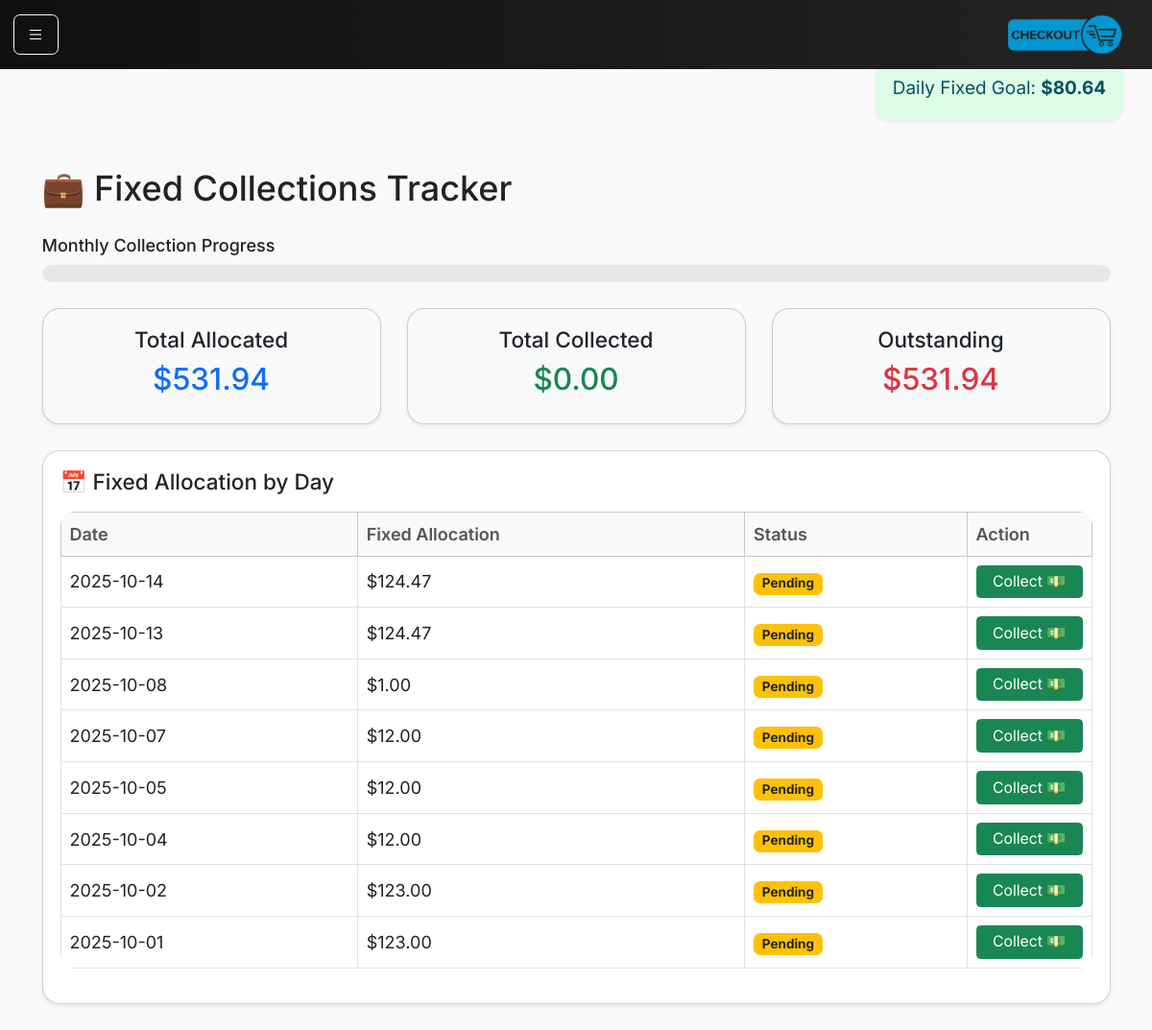
Page /fixed-collections on the earlier database version.
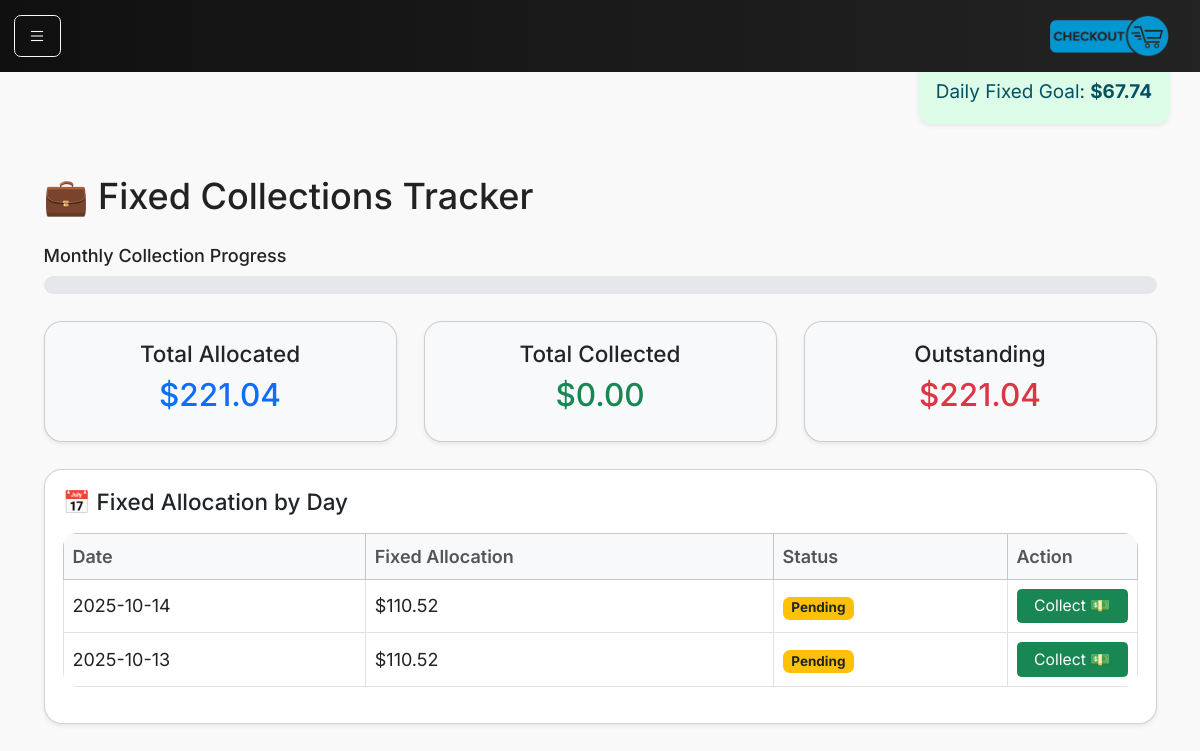
Same page on the later database version.
### models.py (models this page shows)
class DailyClosing(db.Model):
    __tablename__ = "daily_closings"
    id = db.Column(db.Integer, primary_key=True)
    date = db.Column(db.Date, nullable=False, unique=True)
    sales_cents = db.Column(db.Integer, nullable=False)
    fixed_allocation_cents = db.Column(db.Integer, default=0)
    ops_allocation_cents = db.Column(db.Integer, default=0)
    inventory_allocation_cents = db.Column(db.Integer, default=0)
    buffer_allocation_cents = db.Column(db.Integer, default=0)
    notes = db.Column(db.String(255))
    created_at = db.Column(db.DateTime, default=datetime.utcnow)

### main.py (the view)
@app.route("/fixed-collections")
def fixed_collections():
    today = date.today()
    month_start = today.replace(day=1)
    closings = db.session.execute(
        db.select(DailyClosing)
        .where(DailyClosing.date >= month_start)
        .order_by(DailyClosing.date.desc()) # This is the crucial line
    ).scalars().all()
    total_allocated = sum(c.fixed_allocation_cents for c in closings)
    collections = db.session.execute(
        db.select(FixedCollection).where(FixedCollection.collected_on >= month_start)
    ).scalars().all()
    total_collected = sum(c.amount_cents for c in collections)
    month_target = current_month_target_cents(today)
    dim = days_in_month(today.year, today.month)
    daily_goal = month_target // dim if dim else 0
    outstanding = total_allocated - total_collected
    progress_pct = (total_collected / total_allocated * 100) if total_allocated > 0 else 0
    return render_template(
        "fixed_collections.html",
        total_allocated=total_allocated,
        total_collected=total_collected,
        daily_goal=daily_goal,
        progress_pct=progress_pct,
        closings=closings,
        outstanding=outstanding,
        collections=collections,
        currency=CURRENCY,
        today=today
    )

### helpers.py (called while the page is built)
def current_month_target_cents(on_date: date) -> int:
    total = db.session.scalar(
        db.select(db.func.coalesce(db.func.sum(FixedBill.monthly_amount_cents), 0))
        .where(FixedBill.is_active == True)
    )
    return int(total or 0)

def days_in_month(year: int, month: int) -> int:
    return monthrange(year, month)[1]

### main.py (called while the page is built)
@app.context_processor
def inject_request():
    return dict(request=request)

### templates/fixed_collections.html (shortened to what this page needs)
{% extends "base.html" %}
{% block content %}
<div class="container py-4">
    <h2 class="mb-4">💼 Fixed Collections Tracker</h2>
    <div class="mb-4">
        <h6>Monthly Collection Progress</h6>
        <div class="progress" style="--progress: {{ (progress_pct or 0)|round(2) }}%;">
        </div>
    </div>
    <div class="row text-center mb-4">
        <div class="col-md-4">
            <div class="card bg-light shadow-sm">
                <div class="card-body">
                    <h5>Total Allocated</h5>
                    <h3 class="text-primary">${{ "%.2f"|format(total_allocated / 100) }}</h3>
                </div>
            </div>
        </div>
        <div class="col-md-4">
            <div class="card bg-light shadow-sm">
                <div class="card-body">
                    <h5>Total Collected</h5>
                    <h3 class="text-success">${{ "%.2f"|format(total_collected / 100) }}</h3>
                </div>
            </div>
        </div>
        <div class="col-md-4">
            <div class="card bg-light shadow-sm">
                <div class="card-body">
                    <h5>Outstanding</h5>
                    <h3 class="text-danger">${{ "%.2f"|format(outstanding / 100) }}</h3>
                </div>
            </div>
        </div>
    </div>
    <div class="alert alert-info shadow-sm mb-4">
        Daily Fixed Goal: <strong>${{ "%.2f"|format(daily_goal / 100) }}</strong>
    </div>
    <div class="card shadow-sm">
        <div class="card-body">
            <h5 class="card-title mb-3">📅 Fixed Allocation by Day</h5>
            {% if closings %}
            <div class="table-responsive">
                <table class="table table-bordered align-middle">
                    <thead class="table-light">
                        <tr>
                            <th>Date</th>
                            <th>Fixed Allocation</th>
                            <th>Status</th>
                            <th style="width: 130px;">Action</th>
                        </tr>
                    </thead>
                    <tbody>
                        {% for c in closings %}
                        {% set collected = collections | selectattr("collected_on", "equalto", c.date) | list %}
                        <tr>
                            <td>{{ c.date.strftime("%Y-%m-%d") }}</td>
                            <td>${{ "%.2f"|format(c.fixed_allocation_cents / 100) }}</td>
                            <td>
                                {% if collected %}
                                <span class="badge bg-success">Collected</span>
                                {% else %}
                                <span class="badge bg-warning text-dark">Pending</span>
                                {% endif %}
                            </td>
                            <td>
                                {% if not collected %}
                                <form method="POST" action="{{ url_for('mark_fixed_collected') }}">
                                    <button type="submit" class="btn btn-sm btn-success w-100">Collect 💵</button>
                                </form>
                                {% else %}
                                <button class="btn btn-sm btn-secondary w-100" disabled>Done ✅</button>
                                {% endif %}
                            </td>
                        </tr>
                        {% endfor %}
                    </tbody>
                </table>
            </div>
            {% else %}
            <p class="text-muted">No daily closings recorded yet.</p>
            {% endif %}
        </div>
    </div>
</div>
{% endblock %}

Differences in the rows shown:
removed DailyClosing: date "2025-10-08", c.fixed_allocation_cents/100 "1.00"
removed DailyClosing: date "2025-10-07", c.fixed_allocation_cents/100 "12.00"
removed DailyClosing: date "2025-10-05", c.fixed_allocation_cents/100 "12.00"
removed DailyClosing: date "2025-10-04", c.fixed_allocation_cents/100 "12.00"
removed DailyClosing: date "2025-10-02", c.fixed_allocation_cents/100 "123.00"
removed DailyClosing: date "2025-10-01", c.fixed_allocation_cents/100 "123.00"
changed DailyClosing (number 1 of 2 on the later page): c.fixed_allocation_cents/100 "124.47" → "110.52"
changed DailyClosing (number 2 of 2 on the later page): c.fixed_allocation_cents/100 "124.47" → "110.52"
Other differences:
{{ "%.2f"|format(total_allocated / 100) }}: "531.94" → "221.04"
{{ "%.2f"|format(outstanding / 100) }}: "531.94" → "221.04"
{{ "%.2f"|format(daily_goal / 100) }}: "80.64" → "67.74"
